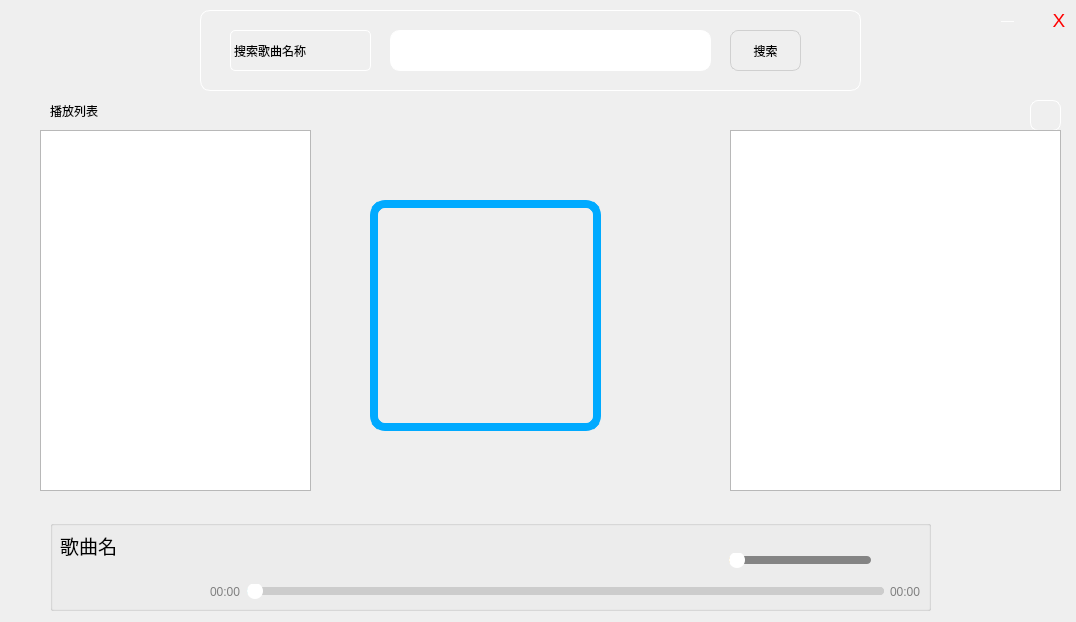
<?xml version="1.0" encoding="UTF-8"?>
<ui version="4.0">
 <class>MusicPlayer</class>
 <widget class="QWidget" name="MusicPlayer">
  <property name="geometry">
   <rect>
    <x>0</x>
    <y>0</y>
    <width>1076</width>
    <height>622</height>
   </rect>
  </property>
  <property name="windowTitle">
   <string>OnlineMusicWidget</string>
  </property>
  <property name="styleSheet">
   <string notr="true"/>
  </property>
  <widget class="QGroupBox" name="searchGroup">
   <property name="geometry">
    <rect>
     <x>200</x>
     <y>10</y>
     <width>661</width>
     <height>81</height>
    </rect>
   </property>
   <property name="styleSheet">
    <string notr="true">border:1px solid white;
border-radius:10px;</string>
   </property>
   <property name="title">
    <string/>
   </property>
   <widget class="QLabel" name="label">
    <property name="geometry">
     <rect>
      <x>30</x>
      <y>20</y>
      <width>141</width>
      <height>41</height>
     </rect>
    </property>
    <property name="styleSheet">
     <string notr="true">border:1px solid white;
border-radius:5px;
</string>
    </property>
    <property name="text">
     <string>搜索歌曲名称</string>
    </property>
   </widget>
   <widget class="QLineEdit" name="lineEdit">
    <property name="geometry">
     <rect>
      <x>190</x>
      <y>20</y>
      <width>321</width>
      <height>41</height>
     </rect>
    </property>
    <property name="font">
     <font>
      <pointsize>12</pointsize>
     </font>
    </property>
    <property name="styleSheet">
     <string notr="true">color:black;</string>
    </property>
    <property name="text">
     <string/>
    </property>
   </widget>
   <widget class="QPushButton" name="searchButton">
    <property name="geometry">
     <rect>
      <x>530</x>
      <y>20</y>
      <width>71</width>
      <height>41</height>
     </rect>
    </property>
    <property name="minimumSize">
     <size>
      <width>71</width>
      <height>41</height>
     </size>
    </property>
    <property name="maximumSize">
     <size>
      <width>71</width>
      <height>41</height>
     </size>
    </property>
    <property name="styleSheet">
     <string notr="true">QPushButton#searchButton
{
	background:transparent;
	border:1px solid rgb(208, 208, 208);
	border-radius:8px;
}
QPushButton#searchButton:hover 
{	
	background:transparent;
	border:1px solid rgb(255, 255, 255);
	color:rgb(255, 255, 255);
}</string>
    </property>
    <property name="text">
     <string>搜索</string>
    </property>
   </widget>
  </widget>
  <widget class="QWidget" name="layoutWidget">
   <property name="geometry">
    <rect>
     <x>933</x>
     <y>0</y>
     <width>145</width>
     <height>41</height>
    </rect>
   </property>
   <layout class="QHBoxLayout" name="horizontalLayout" stretch="2,1,2">
    <property name="spacing">
     <number>10</number>
    </property>
    <item>
     <widget class="QPushButton" name="optionsButton">
      <property name="font">
       <font>
        <pointsize>12</pointsize>
       </font>
      </property>
      <property name="styleSheet">
       <string notr="true">background-color:transparent;
border:none;</string>
      </property>
      <property name="text">
       <string/>
      </property>
      <property name="icon">
       <iconset resource="musicPlayer.qrc">
        <normaloff>:/images/prefix1/images/options.png</normaloff>:/images/prefix1/images/options.png</iconset>
      </property>
      <property name="iconSize">
       <size>
        <width>25</width>
        <height>25</height>
       </size>
      </property>
     </widget>
    </item>
    <item>
     <widget class="QPushButton" name="minButton">
      <property name="minimumSize">
       <size>
        <width>45</width>
        <height>38</height>
       </size>
      </property>
      <property name="maximumSize">
       <size>
        <width>45</width>
        <height>38</height>
       </size>
      </property>
      <property name="baseSize">
       <size>
        <width>0</width>
        <height>0</height>
       </size>
      </property>
      <property name="font">
       <font>
        <pointsize>10</pointsize>
        <bold>false</bold>
       </font>
      </property>
      <property name="styleSheet">
       <string notr="true">QPushButton#minButton
{
	border: none;
	background-color: transparent;
	color: white;
}
QPushButton#minButton:hover
{
	border:none;
	border-radius:5px;
	background-color: grey;
	color: blue;
}</string>
      </property>
      <property name="text">
       <string>—</string>
      </property>
     </widget>
    </item>
    <item>
     <widget class="QPushButton" name="closeButton">
      <property name="minimumSize">
       <size>
        <width>44</width>
        <height>38</height>
       </size>
      </property>
      <property name="maximumSize">
       <size>
        <width>44</width>
        <height>38</height>
       </size>
      </property>
      <property name="font">
       <font>
        <pointsize>14</pointsize>
        <bold>false</bold>
       </font>
      </property>
      <property name="styleSheet">
       <string notr="true">QPushButton#closeButton
{
	border: none;
	background-color: transparent;
	color: rgb(255, 0, 0);
}
QPushButton#closeButton:hover
{
	border:none;
	border-radius:5px;
	background-color:rgb(255, 0, 0);
	color: white;
}
QPushButton#closeButton:pressed {
    background-color: rgb(200, 0, 0);  
    color: white;
}</string>
      </property>
      <property name="text">
       <string>X</string>
      </property>
     </widget>
    </item>
   </layout>
  </widget>
  <widget class="QGroupBox" name="playerGroup">
   <property name="geometry">
    <rect>
     <x>50</x>
     <y>520</y>
     <width>881</width>
     <height>91</height>
    </rect>
   </property>
   <property name="title">
    <string/>
   </property>
   <widget class="QLabel" name="titleLabel">
    <property name="geometry">
     <rect>
      <x>10</x>
      <y>10</y>
      <width>201</width>
      <height>31</height>
     </rect>
    </property>
    <property name="font">
     <font>
      <family>微软雅黑</family>
      <pointsize>14</pointsize>
     </font>
    </property>
    <property name="styleSheet">
     <string notr="true"/>
    </property>
    <property name="text">
     <string>歌曲名</string>
    </property>
   </widget>
   <widget class="QWidget" name="layoutWidget">
    <property name="geometry">
     <rect>
      <x>160</x>
      <y>60</y>
      <width>711</width>
      <height>24</height>
     </rect>
    </property>
    <layout class="QHBoxLayout" name="sliderLayout">
     <item>
      <widget class="QLabel" name="currentTimeLabel">
       <property name="styleSheet">
        <string notr="true">color: grey;</string>
       </property>
       <property name="text">
        <string>00:00</string>
       </property>
      </widget>
     </item>
     <item>
      <widget class="QSlider" name="progressSlider">
       <property name="styleSheet">
        <string notr="true">QSlider::groove:horizontal {
    background-color: #CCCCCC;
    height: 8px;
    border-radius: 4px;
}

QSlider::sub-page:horizontal {
    background-color: rgb(71, 213, 213); 
    border-radius: 4px;  
}

QSlider::add-page:horizontal {
    background-color: #CCCCCC;  
    border-radius: 4px; 
}

QSlider::handle:horizontal {
    background-color: white; 
    border: none;
    width: 16px;
    margin: -4px 0;
    border-radius: 8px; 
}</string>
       </property>
       <property name="orientation">
        <enum>Qt::Orientation::Horizontal</enum>
       </property>
      </widget>
     </item>
     <item>
      <widget class="QLabel" name="totalTimeLabel">
       <property name="styleSheet">
        <string notr="true">color: grey;</string>
       </property>
       <property name="text">
        <string>00:00</string>
       </property>
      </widget>
     </item>
    </layout>
   </widget>
   <widget class="QLabel" name="authorLabel">
    <property name="geometry">
     <rect>
      <x>10</x>
      <y>50</y>
      <width>111</width>
      <height>16</height>
     </rect>
    </property>
    <property name="font">
     <font>
      <family>微软雅黑</family>
      <pointsize>11</pointsize>
     </font>
    </property>
    <property name="styleSheet">
     <string notr="true">color:white;</string>
    </property>
    <property name="text">
     <string/>
    </property>
   </widget>
   <widget class="QWidget" name="layoutWidget">
    <property name="geometry">
     <rect>
      <x>380</x>
      <y>10</y>
      <width>131</width>
      <height>51</height>
     </rect>
    </property>
    <layout class="QHBoxLayout" name="playLayout">
     <item>
      <widget class="QPushButton" name="prevButton">
       <property name="styleSheet">
        <string notr="true">background-color: transparent;
border:none;</string>
       </property>
       <property name="text">
        <string/>
       </property>
       <property name="icon">
        <iconset resource="musicPlayer.qrc">
         <normaloff>:/images/prefix1/images/left.png</normaloff>:/images/prefix1/images/left.png</iconset>
       </property>
       <property name="iconSize">
        <size>
         <width>30</width>
         <height>30</height>
        </size>
       </property>
      </widget>
     </item>
     <item>
      <widget class="QPushButton" name="playButton">
       <property name="styleSheet">
        <string notr="true">QPushButton#playButton{
background-color: transparent;
border:none;
}
</string>
       </property>
       <property name="text">
        <string/>
       </property>
       <property name="icon">
        <iconset resource="musicPlayer.qrc">
         <normaloff>:/images/prefix1/images/play.png</normaloff>
         <normalon>:/images/prefix1/images/pause.png</normalon>:/images/prefix1/images/play.png</iconset>
       </property>
       <property name="iconSize">
        <size>
         <width>40</width>
         <height>40</height>
        </size>
       </property>
      </widget>
     </item>
     <item>
      <widget class="QPushButton" name="nextButton">
       <property name="styleSheet">
        <string notr="true">background-color: transparent;
border:none;</string>
       </property>
       <property name="text">
        <string/>
       </property>
       <property name="icon">
        <iconset resource="musicPlayer.qrc">
         <normaloff>:/images/prefix1/images/right.png</normaloff>:/images/prefix1/images/right.png</iconset>
       </property>
       <property name="iconSize">
        <size>
         <width>30</width>
         <height>30</height>
        </size>
       </property>
      </widget>
     </item>
    </layout>
   </widget>
   <widget class="QWidget" name="layoutWidget">
    <property name="geometry">
     <rect>
      <x>630</x>
      <y>20</y>
      <width>191</width>
      <height>41</height>
     </rect>
    </property>
    <layout class="QHBoxLayout" name="volumeLayout">
     <item>
      <widget class="QPushButton" name="volumeButton">
       <property name="font">
        <font>
         <pointsize>12</pointsize>
        </font>
       </property>
       <property name="styleSheet">
        <string notr="true">background-color:transparent;
border:none;</string>
       </property>
       <property name="text">
        <string/>
       </property>
       <property name="icon">
        <iconset resource="musicPlayer.qrc">
         <normaloff>:/images/prefix1/images/colume.png</normaloff>
         <normalon>:/images/prefix1/images/columeOff.png</normalon>:/images/prefix1/images/colume.png</iconset>
       </property>
       <property name="iconSize">
        <size>
         <width>25</width>
         <height>25</height>
        </size>
       </property>
      </widget>
     </item>
     <item>
      <widget class="QSlider" name="volumeSlider">
       <property name="styleSheet">
        <string notr="true">QSlider::groove:horizontal {
    background-color: rgb(132, 132, 132);
    height: 8px;
    border-radius: 4px;
}

QSlider::sub-page:horizontal {
	background-color: rgb(241, 161, 0);
    border-radius: 4px;  
}

QSlider::add-page:horizontal {
    border-radius: 4px; 
}

QSlider::handle:horizontal {
    background-color: white; 
    border: none;
    width: 16px;
    margin: -4px 0;
    border-radius: 8px; 
}</string>
       </property>
       <property name="orientation">
        <enum>Qt::Orientation::Horizontal</enum>
       </property>
      </widget>
     </item>
    </layout>
   </widget>
   <zorder>layoutWidget</zorder>
   <zorder>authorLabel</zorder>
   <zorder>layoutWidget</zorder>
   <zorder>layoutWidget</zorder>
   <zorder>titleLabel</zorder>
  </widget>
  <widget class="QPushButton" name="localMusicListButton">
   <property name="geometry">
    <rect>
     <x>1020</x>
     <y>580</y>
     <width>31</width>
     <height>31</height>
    </rect>
   </property>
   <property name="toolTip">
    <string>&lt;html&gt;&lt;head/&gt;&lt;body&gt;&lt;p&gt;本地歌曲&lt;/p&gt;&lt;p&gt;&lt;br/&gt;&lt;/p&gt;&lt;/body&gt;&lt;/html&gt;</string>
   </property>
   <property name="styleSheet">
    <string notr="true">background-color: transparent;
border:none;</string>
   </property>
   <property name="text">
    <string/>
   </property>
   <property name="icon">
    <iconset resource="musicPlayer.qrc">
     <normaloff>:/images/prefix1/images/localMusicList.png</normaloff>:/images/prefix1/images/localMusicList.png</iconset>
   </property>
   <property name="iconSize">
    <size>
     <width>25</width>
     <height>25</height>
    </size>
   </property>
  </widget>
  <widget class="QListView" name="musicList">
   <property name="geometry">
    <rect>
     <x>40</x>
     <y>130</y>
     <width>271</width>
     <height>361</height>
    </rect>
   </property>
   <property name="font">
    <font>
     <family>微软雅黑</family>
     <pointsize>12</pointsize>
    </font>
   </property>
   <property name="styleSheet">
    <string notr="true">color:black;</string>
   </property>
  </widget>
  <widget class="QLabel" name="musicListLabel">
   <property name="geometry">
    <rect>
     <x>50</x>
     <y>90</y>
     <width>141</width>
     <height>41</height>
    </rect>
   </property>
   <property name="styleSheet">
    <string notr="true"/>
   </property>
   <property name="text">
    <string>播放列表</string>
   </property>
  </widget>
  <widget class="QLabel" name="albumCover">
   <property name="geometry">
    <rect>
     <x>370</x>
     <y>200</y>
     <width>231</width>
     <height>231</height>
    </rect>
   </property>
   <property name="styleSheet">
    <string notr="true">border:8px solid rgb(0, 170, 255);
border-radius:15px;</string>
   </property>
   <property name="text">
    <string/>
   </property>
  </widget>
  <widget class="QPushButton" name="pushButton">
   <property name="geometry">
    <rect>
     <x>1030</x>
     <y>100</y>
     <width>31</width>
     <height>31</height>
    </rect>
   </property>
   <property name="whatsThis">
    <string>上传本地歌词</string>
   </property>
   <property name="styleSheet">
    <string notr="true">background-color:transparent;
border:1px solid rgb(255, 255, 255);
border-radius:8px;</string>
   </property>
   <property name="text">
    <string/>
   </property>
   <property name="icon">
    <iconset resource="musicPlayer.qrc">
     <normaloff>:/images/prefix1/images/uploadCover.png</normaloff>:/images/prefix1/images/uploadCover.png</iconset>
   </property>
   <property name="iconSize">
    <size>
     <width>30</width>
     <height>30</height>
    </size>
   </property>
  </widget>
  <widget class="QTextEdit" name="lyric">
   <property name="geometry">
    <rect>
     <x>730</x>
     <y>130</y>
     <width>331</width>
     <height>361</height>
    </rect>
   </property>
  </widget>
  <zorder>playerGroup</zorder>
  <zorder>layoutWidget</zorder>
  <zorder>searchGroup</zorder>
  <zorder>localMusicListButton</zorder>
  <zorder>musicListLabel</zorder>
  <zorder>musicList</zorder>
  <zorder>albumCover</zorder>
  <zorder>pushButton</zorder>
  <zorder>lyric</zorder>
 </widget>
 <resources>
  <include location="musicPlayer.qrc"/>
 </resources>
 <connections/>
</ui>
